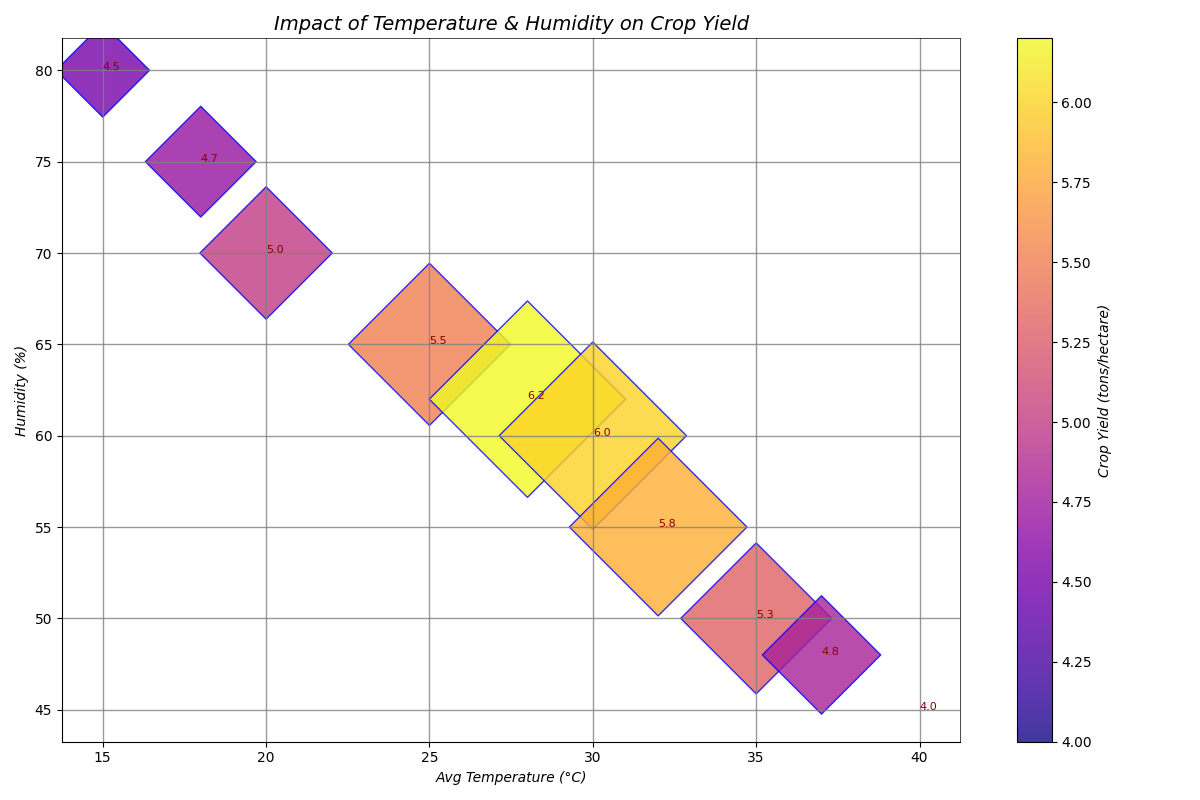

Write the Python code that produced this figure.
import matplotlib.pyplot as plt
import numpy as np

temperature = np.array([15, 18, 20, 25, 28, 30, 32, 35, 37, 40])
humidity = np.array([80, 75, 70, 65, 62, 60, 55, 50, 48, 45])
crop_yield = np.array([4.5, 4.7, 5.0, 5.5, 6.2, 6.0, 5.8, 5.3, 4.8, 4.0])

# Normalize crop yield for bubble size
crop_yield_normalized = (crop_yield - crop_yield.min()) / (crop_yield.ptp() / 100)

# Create scatter plot
fig, ax = plt.subplots(figsize=(12, 8))

scatter = ax.scatter(temperature, humidity, s=crop_yield_normalized*100, c=crop_yield, cmap='plasma', alpha=0.8, edgecolor='blue', marker='D')

# Title and labels
ax.set_title("Impact of Temperature & Humidity on Crop Yield", fontsize=14, fontweight='normal', style='italic')
ax.set_xlabel("Avg Temperature (°C)", fontsize=10, style='italic')
ax.set_ylabel("Humidity (%)", fontsize=10, style='italic')

# Adjust grid and borders
ax.grid(visible=True, linestyle='-', color='grey', alpha=0.8, linewidth=1)
ax.spines['top'].set_linewidth(0.5)
ax.spines['right'].set_linewidth(0.5)

# Color bar to reflect crop yield
cbar = plt.colorbar(scatter)
cbar.set_label('Crop Yield (tons/hectare)', fontsize=10, style='italic')

# Annotate specific points
for temp, hum, yield_val in zip(temperature, humidity, crop_yield):
    ax.text(temp, hum, f"{yield_val:.1f}", fontsize=8, ha='left', color='darkred')

plt.tight_layout()
plt.show()
